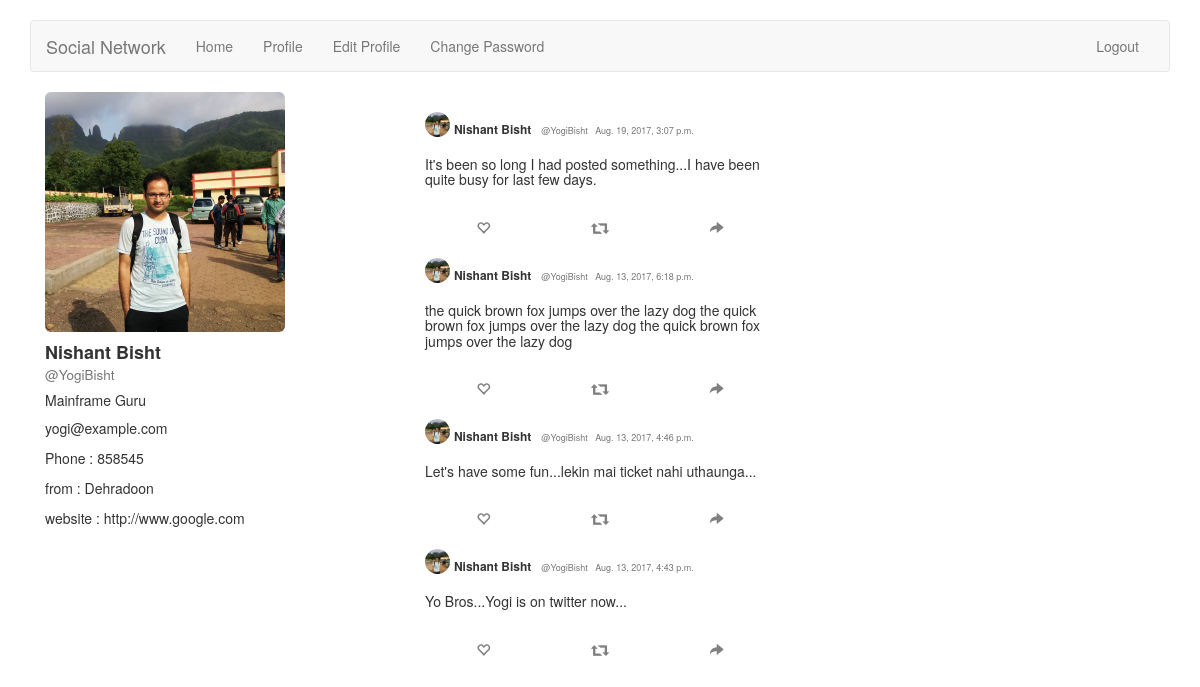
Page /accounts/profile/ (signed in) on the committed database.
### accounts/models.py (models this page shows, shortened)
class UserProfile(models.Model):
    user = models.OneToOneField(User)
    description = models.CharField(max_length=100, default='')
    city = models.CharField(max_length=100, default='')
    website = models.URLField(default='')
    phone = models.IntegerField(default=0)
    image = models.ImageField(upload_to='profile_image', blank=True)
    objects = models.Manager()
    Satara = UserProfileManager()

### home/models.py (models this page shows, shortened)
class Post(models.Model):
    post = models.TextField(max_length=160)
    user = models.ForeignKey(User)
    created = models.DateTimeField(auto_now_add=True)
    updated = models.DateTimeField(auto_now=True)
    likes = models.IntegerField(default=0)
    re_tweets = models.IntegerField(default=0)

### accounts/views.py (the view)
# urls.py: url(r'^profile/(?P<pk>\d+)/$', views.view_profile, name='view_profile_with_pk'),
def view_profile(request, pk=None):
    if pk:
        user = User.objects.get(pk=pk)
    else:
        user = request.user
    print(user.id)
    posts = Post.objects.all().order_by('-created')
    userpost = Post.objects.filter(user=user).order_by('-created')
    args = {'user': user, 'posts':posts, 'userpost':userpost,}
    return render(request, 'accounts/profile.html', args)

### accounts/templates/accounts/profile.html (shortened to what this page needs)
{% extends 'base.html' %}
    {% block body %}
        <div class="container">
            <div class="col-md-4">
                {% if user.userprofile.image %}
                    <img src="{{ user.userprofile.image.url }}" class="img-rounded" width="240" height="240">
                {% endif %}
                <h4><b>{{ user.get_full_name }} </b><br> <small>@{{ user.username }}</small></h4>
                <p><h5>{{user.userprofile.description }}</h5></p>
                <p>{{ user.email }}</p>
                <p>Phone : {{ user.userprofile.phone }}</p>
                <p>from : {{ user.userprofile.city }}</p>
                <p>website : {{ user.userprofile.website }}</p>
            </div>
            <div class="col-md-4">
                {% for post in userpost %}
                 <div>
            <table style="width:100%">
                <tr>
                    <td colspan="3"><p style="float: left;"><img src="{{ post.user.userprofile.image.url }}"
                                                     height="25px" width="25px" border="1px" class="img-circle">&nbsp
                        </p>
                        <p><h6 ><b>{{ post.user.get_full_name }}</b> &nbsp <small>@{{ post.user.username }}
                        &nbsp {{ post.created }}
                </small></h6></p>
                    </td>
                </tr>
                <tr>
                    <td colspan="3">
                         <h5>{{ post.post }}</h5><br>
                    </td>
                </tr>
                <tr style="color: #808080;">
                    <td colspan="1" align="center">
                            <span class="glyphicon glyphicon-heart-empty" aria-hidden="true"></span>
                    </td>
                    <td colspan="1" align="center">
                            <span class="glyphicon glyphicon-retweet" aria-hidden="true"></span>
                    </td>
                    <td colspan="1" align="center">
                            <span class="glyphicon glyphicon-share-alt" aria-hidden="true"></span>
                    </td><br>
                </tr>
            </table>
            </div>
        {% endfor %}
            </div>
        </div>
    {% endblock %}

### rows in the picture
Post: user.userprofile.image (picture), user.get_full_name "Nishant Bisht", user.username "YogiBisht", created "Aug. 19, 2017, 3:07 p.m.", post "It's been so long I had posted something...I have been quite busy for last few days."
Post: user.userprofile.image (picture), user.get_full_name "Nishant Bisht", user.username "YogiBisht", created "Aug. 13, 2017, 6:18 p.m.", post "the quick brown fox jumps over the lazy dog the quick brown fox jumps over the lazy dog the quick brown fox jumps over the lazy dog"
Post: user.userprofile.image (picture), user.get_full_name "Nishant Bisht", user.username "YogiBisht", created "Aug. 13, 2017, 4:46 p.m.", post "Let's have some fun...lekin mai ticket nahi uthaunga..."
Post: user.userprofile.image (picture), user.get_full_name "Nishant Bisht", user.username "YogiBisht", created "Aug. 13, 2017, 4:43 p.m.", post "Yo Bros...Yogi is on twitter now..."

### other values in the picture
{{ user.get_full_name }} "Nishant Bisht"
{{ user.username }} "YogiBisht"
{{ user.userprofile.description }} "Mainframe Guru"
{{ user.email }} "yogi@example.com"
{{ user.userprofile.phone }} "858545"
{{ user.userprofile.city }} "Dehradoon"
{{ user.userprofile.website }} "http://www.google.com"
